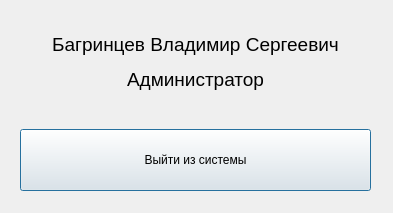
<?xml version="1.0" encoding="UTF-8"?>
<ui version="4.0">
 <class>Dialog</class>
 <widget class="QDialog" name="Dialog">
  <property name="geometry">
   <rect>
    <x>0</x>
    <y>0</y>
    <width>393</width>
    <height>213</height>
   </rect>
  </property>
  <property name="windowTitle">
   <string>Dialog</string>
  </property>
  <widget class="QWidget" name="verticalLayoutWidget_2">
   <property name="geometry">
    <rect>
     <x>20</x>
     <y>30</y>
     <width>351</width>
     <height>161</height>
    </rect>
   </property>
   <layout class="QVBoxLayout" name="verticalLayout_2">
    <item>
     <layout class="QVBoxLayout" name="verticalLayout">
      <item>
       <widget class="QLabel" name="name">
        <property name="font">
         <font>
          <pointsize>14</pointsize>
         </font>
        </property>
        <property name="layoutDirection">
         <enum>Qt::LeftToRight</enum>
        </property>
        <property name="text">
         <string>Багринцев Владимир Сергеевич</string>
        </property>
        <property name="textFormat">
         <enum>Qt::AutoText</enum>
        </property>
        <property name="alignment">
         <set>Qt::AlignCenter</set>
        </property>
       </widget>
      </item>
      <item>
       <widget class="QLabel" name="user">
        <property name="font">
         <font>
          <pointsize>14</pointsize>
         </font>
        </property>
        <property name="layoutDirection">
         <enum>Qt::LeftToRight</enum>
        </property>
        <property name="text">
         <string>Администратор</string>
        </property>
        <property name="textFormat">
         <enum>Qt::AutoText</enum>
        </property>
        <property name="alignment">
         <set>Qt::AlignCenter</set>
        </property>
       </widget>
      </item>
     </layout>
    </item>
    <item>
     <spacer name="verticalSpacer">
      <property name="orientation">
       <enum>Qt::Vertical</enum>
      </property>
      <property name="sizeType">
       <enum>QSizePolicy::Fixed</enum>
      </property>
      <property name="sizeHint" stdset="0">
       <size>
        <width>20</width>
        <height>30</height>
       </size>
      </property>
     </spacer>
    </item>
    <item>
     <widget class="QPushButton" name="exit">
      <property name="sizePolicy">
       <sizepolicy hsizetype="Preferred" vsizetype="Preferred">
        <horstretch>0</horstretch>
        <verstretch>0</verstretch>
       </sizepolicy>
      </property>
      <property name="text">
       <string>Выйти из системы</string>
      </property>
     </widget>
    </item>
   </layout>
  </widget>
 </widget>
 <resources/>
 <connections/>
</ui>
